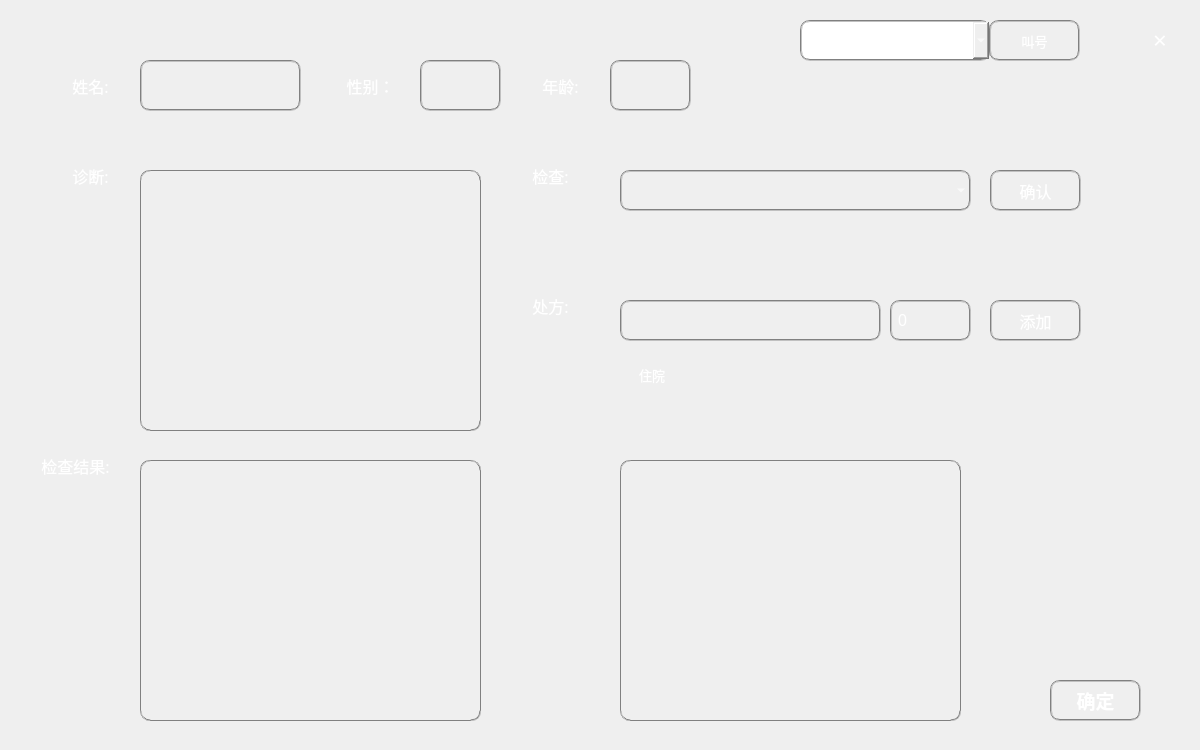
<?xml version="1.0" encoding="UTF-8"?>
<ui version="4.0">
 <class>doc_view1</class>
 <widget class="QDialog" name="doc_view1">
  <property name="geometry">
   <rect>
    <x>0</x>
    <y>0</y>
    <width>1200</width>
    <height>750</height>
   </rect>
  </property>
  <property name="font">
   <font>
    <pointsize>10</pointsize>
   </font>
  </property>
  <property name="windowTitle">
   <string>Dialog</string>
  </property>
  <property name="styleSheet">
   <string notr="true">background-image: url(:/image/29507-106.jpg);</string>
  </property>
  <widget class="QLabel" name="label_2">
   <property name="geometry">
    <rect>
     <x>50</x>
     <y>70</y>
     <width>81</width>
     <height>31</height>
    </rect>
   </property>
   <property name="font">
    <font>
     <family>幼圆</family>
     <pointsize>12</pointsize>
    </font>
   </property>
   <property name="styleSheet">
    <string notr="true">color: rgb(255, 255, 255);
background:transparent;</string>
   </property>
   <property name="text">
    <string>姓名:</string>
   </property>
   <property name="alignment">
    <set>Qt::AlignCenter</set>
   </property>
  </widget>
  <widget class="QLabel" name="label">
   <property name="geometry">
    <rect>
     <x>140</x>
     <y>60</y>
     <width>161</width>
     <height>51</height>
    </rect>
   </property>
   <property name="font">
    <font>
     <family>幼圆</family>
     <pointsize>12</pointsize>
    </font>
   </property>
   <property name="styleSheet">
    <string notr="true">color: rgb(255, 255, 255);
background:transparent;
border:2px groove gray;border-radius:10px;padding:2px 4px;</string>
   </property>
   <property name="text">
    <string/>
   </property>
  </widget>
  <widget class="QLabel" name="label_3">
   <property name="geometry">
    <rect>
     <x>520</x>
     <y>70</y>
     <width>81</width>
     <height>31</height>
    </rect>
   </property>
   <property name="font">
    <font>
     <family>幼圆</family>
     <pointsize>12</pointsize>
    </font>
   </property>
   <property name="styleSheet">
    <string notr="true">color: rgb(255, 255, 255);
background:transparent;</string>
   </property>
   <property name="text">
    <string>年龄:</string>
   </property>
   <property name="alignment">
    <set>Qt::AlignCenter</set>
   </property>
  </widget>
  <widget class="QLabel" name="label_4">
   <property name="geometry">
    <rect>
     <x>610</x>
     <y>60</y>
     <width>81</width>
     <height>51</height>
    </rect>
   </property>
   <property name="font">
    <font>
     <family>幼圆</family>
     <pointsize>12</pointsize>
    </font>
   </property>
   <property name="styleSheet">
    <string notr="true">color: rgb(255, 255, 255);
background:transparent;
border:2px groove gray;border-radius:10px;padding:2px 4px;</string>
   </property>
   <property name="text">
    <string/>
   </property>
  </widget>
  <widget class="QLabel" name="label_5">
   <property name="geometry">
    <rect>
     <x>420</x>
     <y>60</y>
     <width>81</width>
     <height>51</height>
    </rect>
   </property>
   <property name="font">
    <font>
     <family>幼圆</family>
     <pointsize>12</pointsize>
    </font>
   </property>
   <property name="styleSheet">
    <string notr="true">color: rgb(255, 255, 255);
background:transparent;
border:2px groove gray;border-radius:10px;padding:2px 4px;</string>
   </property>
   <property name="text">
    <string/>
   </property>
  </widget>
  <widget class="QLabel" name="label_6">
   <property name="geometry">
    <rect>
     <x>330</x>
     <y>70</y>
     <width>81</width>
     <height>31</height>
    </rect>
   </property>
   <property name="font">
    <font>
     <family>幼圆</family>
     <pointsize>12</pointsize>
    </font>
   </property>
   <property name="styleSheet">
    <string notr="true">color: rgb(255, 255, 255);
background:transparent;</string>
   </property>
   <property name="text">
    <string>性别：</string>
   </property>
   <property name="alignment">
    <set>Qt::AlignCenter</set>
   </property>
  </widget>
  <widget class="QComboBox" name="comboBox">
   <property name="geometry">
    <rect>
     <x>800</x>
     <y>20</y>
     <width>191</width>
     <height>41</height>
    </rect>
   </property>
   <property name="font">
    <font>
     <family>Consolas</family>
     <pointsize>12</pointsize>
    </font>
   </property>
   <property name="styleSheet">
    <string notr="true">color: rgb(255, 255, 255);

border:2px groove gray;border-radius:10px;padding:2px 4px;</string>
   </property>
  </widget>
  <widget class="QPushButton" name="pushButton">
   <property name="geometry">
    <rect>
     <x>989</x>
     <y>20</y>
     <width>91</width>
     <height>41</height>
    </rect>
   </property>
   <property name="font">
    <font>
     <family>幼圆</family>
     <pointsize>10</pointsize>
    </font>
   </property>
   <property name="styleSheet">
    <string notr="true">color: rgb(255, 255, 255);
background:transparent;
border:2px groove gray;border-radius:10px;padding:2px 4px;
</string>
   </property>
   <property name="text">
    <string>叫号</string>
   </property>
  </widget>
  <widget class="QPushButton" name="pushButton_5">
   <property name="geometry">
    <rect>
     <x>1140</x>
     <y>20</y>
     <width>40</width>
     <height>40</height>
    </rect>
   </property>
   <property name="font">
    <font>
     <family>幼圆</family>
     <pointsize>18</pointsize>
    </font>
   </property>
   <property name="styleSheet">
    <string notr="true">color: rgb(255, 255, 255);
border-radius:10px;
</string>
   </property>
   <property name="text">
    <string>×</string>
   </property>
  </widget>
  <widget class="QLabel" name="label_7">
   <property name="geometry">
    <rect>
     <x>50</x>
     <y>160</y>
     <width>81</width>
     <height>31</height>
    </rect>
   </property>
   <property name="font">
    <font>
     <family>幼圆</family>
     <pointsize>12</pointsize>
    </font>
   </property>
   <property name="styleSheet">
    <string notr="true">color: rgb(255, 255, 255);
background:transparent;</string>
   </property>
   <property name="text">
    <string>诊断:</string>
   </property>
   <property name="alignment">
    <set>Qt::AlignCenter</set>
   </property>
  </widget>
  <widget class="QPlainTextEdit" name="plainTextEdit">
   <property name="geometry">
    <rect>
     <x>140</x>
     <y>170</y>
     <width>341</width>
     <height>261</height>
    </rect>
   </property>
   <property name="font">
    <font>
     <family>幼圆</family>
     <pointsize>10</pointsize>
    </font>
   </property>
   <property name="styleSheet">
    <string notr="true">color: rgb(255, 255, 255);
background:transparent;
border:1px groove gray;
border-radius:10px;
</string>
   </property>
  </widget>
  <widget class="QLabel" name="label_8">
   <property name="geometry">
    <rect>
     <x>20</x>
     <y>450</y>
     <width>111</width>
     <height>31</height>
    </rect>
   </property>
   <property name="font">
    <font>
     <family>幼圆</family>
     <pointsize>12</pointsize>
    </font>
   </property>
   <property name="styleSheet">
    <string notr="true">color: rgb(255, 255, 255);
background:transparent;</string>
   </property>
   <property name="text">
    <string>检查结果:</string>
   </property>
   <property name="alignment">
    <set>Qt::AlignCenter</set>
   </property>
  </widget>
  <widget class="QLineEdit" name="lineEdit">
   <property name="geometry">
    <rect>
     <x>620</x>
     <y>300</y>
     <width>261</width>
     <height>41</height>
    </rect>
   </property>
   <property name="font">
    <font>
     <family>幼圆</family>
     <pointsize>12</pointsize>
    </font>
   </property>
   <property name="styleSheet">
    <string notr="true">color: rgb(255, 255, 255);
background:transparent;
border:2px groove gray;border-radius:10px;padding:2px 4px;</string>
   </property>
  </widget>
  <widget class="QSpinBox" name="spinBox">
   <property name="geometry">
    <rect>
     <x>890</x>
     <y>300</y>
     <width>81</width>
     <height>41</height>
    </rect>
   </property>
   <property name="font">
    <font>
     <pointsize>12</pointsize>
    </font>
   </property>
   <property name="styleSheet">
    <string notr="true">color: rgb(255, 255, 255);
background:transparent;
border:2px groove gray;border-radius:10px;padding:2px 4px;</string>
   </property>
  </widget>
  <widget class="QPushButton" name="pushButton_2">
   <property name="geometry">
    <rect>
     <x>990</x>
     <y>300</y>
     <width>91</width>
     <height>41</height>
    </rect>
   </property>
   <property name="font">
    <font>
     <family>幼圆</family>
     <pointsize>12</pointsize>
    </font>
   </property>
   <property name="styleSheet">
    <string notr="true">color: rgb(255, 255, 255);
background:transparent;
border:2px groove gray;border-radius:10px;padding:2px 4px;</string>
   </property>
   <property name="text">
    <string>添加</string>
   </property>
  </widget>
  <widget class="QLabel" name="label_9">
   <property name="geometry">
    <rect>
     <x>510</x>
     <y>290</y>
     <width>81</width>
     <height>31</height>
    </rect>
   </property>
   <property name="font">
    <font>
     <family>幼圆</family>
     <pointsize>12</pointsize>
    </font>
   </property>
   <property name="styleSheet">
    <string notr="true">color: rgb(255, 255, 255);
background:transparent;</string>
   </property>
   <property name="text">
    <string>处方:</string>
   </property>
   <property name="alignment">
    <set>Qt::AlignCenter</set>
   </property>
  </widget>
  <widget class="QLabel" name="label_10">
   <property name="geometry">
    <rect>
     <x>510</x>
     <y>160</y>
     <width>81</width>
     <height>31</height>
    </rect>
   </property>
   <property name="font">
    <font>
     <family>幼圆</family>
     <pointsize>12</pointsize>
    </font>
   </property>
   <property name="styleSheet">
    <string notr="true">color: rgb(255, 255, 255);
background:transparent;</string>
   </property>
   <property name="text">
    <string>检查:</string>
   </property>
   <property name="alignment">
    <set>Qt::AlignCenter</set>
   </property>
  </widget>
  <widget class="QComboBox" name="comboBox_2">
   <property name="geometry">
    <rect>
     <x>620</x>
     <y>170</y>
     <width>351</width>
     <height>41</height>
    </rect>
   </property>
   <property name="font">
    <font>
     <family>幼圆</family>
     <pointsize>10</pointsize>
    </font>
   </property>
   <property name="styleSheet">
    <string notr="true">color: rgb(255, 255, 255);
background:transparent;
border:2px groove gray;border-radius:10px;padding:2px 4px;</string>
   </property>
  </widget>
  <widget class="QPushButton" name="pushButton_3">
   <property name="geometry">
    <rect>
     <x>990</x>
     <y>170</y>
     <width>91</width>
     <height>41</height>
    </rect>
   </property>
   <property name="font">
    <font>
     <family>幼圆</family>
     <pointsize>12</pointsize>
    </font>
   </property>
   <property name="styleSheet">
    <string notr="true">color: rgb(255, 255, 255);
background:transparent;
border:2px groove gray;border-radius:10px;padding:2px 4px;</string>
   </property>
   <property name="text">
    <string>确认</string>
   </property>
  </widget>
  <widget class="QCheckBox" name="checkBox">
   <property name="geometry">
    <rect>
     <x>620</x>
     <y>354</y>
     <width>91</width>
     <height>41</height>
    </rect>
   </property>
   <property name="font">
    <font>
     <family>幼圆</family>
     <pointsize>10</pointsize>
    </font>
   </property>
   <property name="styleSheet">
    <string notr="true">color: rgb(255, 255, 255);
background:transparent;</string>
   </property>
   <property name="text">
    <string>住院</string>
   </property>
  </widget>
  <widget class="QLabel" name="label_11">
   <property name="geometry">
    <rect>
     <x>620</x>
     <y>390</y>
     <width>461</width>
     <height>41</height>
    </rect>
   </property>
   <property name="font">
    <font>
     <family>幼圆</family>
     <pointsize>10</pointsize>
    </font>
   </property>
   <property name="styleSheet">
    <string notr="true">color: rgb(255, 255, 255);
background:transparent;</string>
   </property>
   <property name="text">
    <string/>
   </property>
   <property name="alignment">
    <set>Qt::AlignCenter</set>
   </property>
  </widget>
  <widget class="QTextBrowser" name="textBrowser">
   <property name="geometry">
    <rect>
     <x>140</x>
     <y>460</y>
     <width>341</width>
     <height>261</height>
    </rect>
   </property>
   <property name="font">
    <font>
     <family>幼圆</family>
     <pointsize>10</pointsize>
    </font>
   </property>
   <property name="styleSheet">
    <string notr="true">color: rgb(255, 255, 255);
background:transparent;
border:1px groove gray;
border-radius:10px;
</string>
   </property>
  </widget>
  <widget class="QTextBrowser" name="textBrowser_2">
   <property name="geometry">
    <rect>
     <x>620</x>
     <y>460</y>
     <width>341</width>
     <height>261</height>
    </rect>
   </property>
   <property name="font">
    <font>
     <family>幼圆</family>
     <pointsize>10</pointsize>
    </font>
   </property>
   <property name="styleSheet">
    <string notr="true">color: rgb(255, 255, 255);
background:transparent;
border:1px groove gray;
border-radius:10px;
</string>
   </property>
  </widget>
  <widget class="QPushButton" name="pushButton_6">
   <property name="geometry">
    <rect>
     <x>1050</x>
     <y>680</y>
     <width>91</width>
     <height>41</height>
    </rect>
   </property>
   <property name="font">
    <font>
     <family>幼圆</family>
     <pointsize>14</pointsize>
     <weight>75</weight>
     <bold>true</bold>
    </font>
   </property>
   <property name="styleSheet">
    <string notr="true">color: rgb(255, 255, 255);
background:transparent;
border:2px groove gray;border-radius:10px;padding:2px 4px;</string>
   </property>
   <property name="text">
    <string>确定</string>
   </property>
  </widget>
 </widget>
 <resources/>
 <connections/>
</ui>
